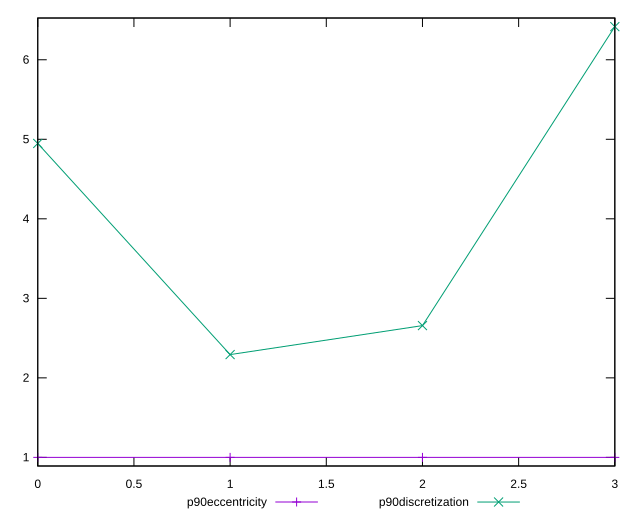

Reproduce this figure in gnuplot.
reset

$p90Eccentricity <<EOF
0 0.9999999999999997
1 1.0000000000000002
2 1.0000000000000002
3 0.9999999999999998
EOF

$p90Discretization <<EOF
0 4.947368421052632
1 2.292682926829268
2 2.657142857142857
3 6.416666666666667
EOF

set key outside below
set xrange [0:3]
set yrange [0.8916666666666664:6.525]
set trange [0.8916666666666664:6.525]
set terminal svg size 640, 520 enhanced background rgb 'white'
set output "reports/report_00027_2021-02-24T12-40-31.850Z/meta/score/progression/eccentricity.svg"

plot $p90Eccentricity title "p90eccentricity" with linespoints, \
     $p90Discretization title "p90discretization" with linespoints

reset
